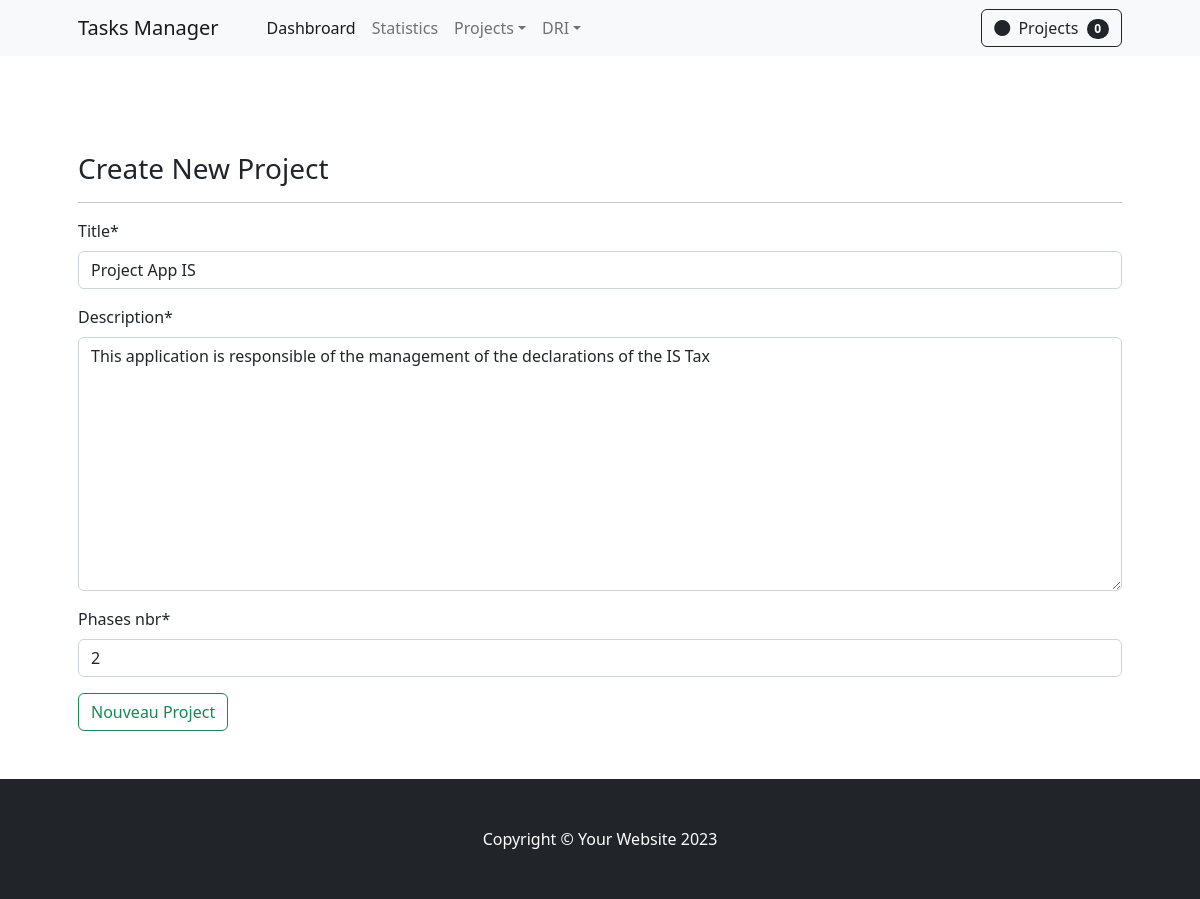
The page /projects/1/update/ on the database its author committed.
### apps/backend/models.py (models this page shows, shortened)
class Project(models.Model):
    title           = models.CharField(max_length=150)
    description     = models.TextField(blank=False)
    phases_nbr      = models.IntegerField(default=1)
    created_at      = models.DateTimeField(default=datetime.now)
    updated_at      = models.DateTimeField(default=datetime.now)
    ongoing         = models.BooleanField(default=False)
    started_at      = models.DateTimeField(default=datetime.now)
    finished        = models.BooleanField(default=False)
    finished_at     = models.DateTimeField(default=datetime.now)

### apps/backend/views/projects.py (the view)
# urls.py: path('projects/<int:pk>/update/', view=ProjectUpdateView.as_view(), name='project-update'),
class ProjectUpdateView(UpdateView):
    model           =   Project
    template_name   =   'projects/project_create.html'
    fields          =   ['title', 'description', 'phases_nbr']
    success_url     =   reverse_lazy('project-list')

### apps/backend/templates/projects/project_create.html (shortened to what this page needs)
{% extends '_base.html' %}
{% load crispy_forms_tags %}
{% load static %}
{% block content %}
    <section class="py-5">
        <div class="container px-4 px-lg-5 mt-5">
            <h3> Create New Project </h3>
            <hr>
            <form  method="POST">
                {{ form|crispy }}
                <button type="submit" class="btn btn-outline-success">Nouveau Project</button>
            </form>
        </div>
    </section>
{% endblock %}

### rows shown on the page
Project: title "Project App IS", description "This application is responsible of the management of the declarations of the IS Tax", phases_nbr "2"

### other values the page prints
{{ object_list|length }} "0"
